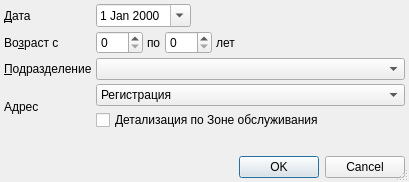
<?xml version="1.0" encoding="UTF-8"?>
<ui version="4.0">
 <class>PopulationStructureSetupDialog</class>
 <widget class="QDialog" name="PopulationStructureSetupDialog">
  <property name="windowModality">
   <enum>Qt::ApplicationModal</enum>
  </property>
  <property name="geometry">
   <rect>
    <x>0</x>
    <y>0</y>
    <width>409</width>
    <height>182</height>
   </rect>
  </property>
  <property name="windowTitle">
   <string>параметры отчёта</string>
  </property>
  <property name="sizeGripEnabled">
   <bool>true</bool>
  </property>
  <layout class="QGridLayout">
   <property name="margin">
    <number>4</number>
   </property>
   <property name="spacing">
    <number>4</number>
   </property>
   <item row="0" column="0">
    <widget class="QLabel" name="lblEndDate">
     <property name="text">
      <string>&amp;Дата</string>
     </property>
     <property name="buddy">
      <cstring>edtEndDate</cstring>
     </property>
    </widget>
   </item>
   <item row="0" column="1">
    <widget class="CDateEdit" name="edtEndDate">
     <property name="calendarPopup">
      <bool>true</bool>
     </property>
    </widget>
   </item>
   <item row="0" column="2">
    <spacer>
     <property name="orientation">
      <enum>Qt::Horizontal</enum>
     </property>
     <property name="sizeHint" stdset="0">
      <size>
       <width>61</width>
       <height>20</height>
      </size>
     </property>
    </spacer>
   </item>
   <item row="1" column="0">
    <widget class="QLabel" name="lblAge">
     <property name="text">
      <string>Во&amp;зраст с</string>
     </property>
     <property name="buddy">
      <cstring>edtAgeFrom</cstring>
     </property>
    </widget>
   </item>
   <item row="1" column="1" colspan="2">
    <widget class="QFrame" name="frmAge">
     <property name="frameShape">
      <enum>QFrame::NoFrame</enum>
     </property>
     <property name="frameShadow">
      <enum>QFrame::Raised</enum>
     </property>
     <layout class="QHBoxLayout">
      <property name="spacing">
       <number>4</number>
      </property>
      <property name="margin">
       <number>0</number>
      </property>
      <item>
       <widget class="QSpinBox" name="edtAgeFrom">
        <property name="sizePolicy">
         <sizepolicy hsizetype="Preferred" vsizetype="Fixed">
          <horstretch>0</horstretch>
          <verstretch>0</verstretch>
         </sizepolicy>
        </property>
        <property name="maximum">
         <number>150</number>
        </property>
       </widget>
      </item>
      <item>
       <widget class="QLabel" name="lblAgeTo">
        <property name="text">
         <string>по</string>
        </property>
        <property name="buddy">
         <cstring>edtAgeTo</cstring>
        </property>
       </widget>
      </item>
      <item>
       <widget class="QSpinBox" name="edtAgeTo">
        <property name="sizePolicy">
         <sizepolicy hsizetype="Preferred" vsizetype="Fixed">
          <horstretch>0</horstretch>
          <verstretch>0</verstretch>
         </sizepolicy>
        </property>
        <property name="maximum">
         <number>150</number>
        </property>
       </widget>
      </item>
      <item>
       <widget class="QLabel" name="lblAgeYears">
        <property name="text">
         <string>лет</string>
        </property>
        <property name="buddy">
         <cstring>edtAgeTo</cstring>
        </property>
       </widget>
      </item>
      <item>
       <spacer>
        <property name="orientation">
         <enum>Qt::Horizontal</enum>
        </property>
        <property name="sizeHint" stdset="0">
         <size>
          <width>21</width>
          <height>20</height>
         </size>
        </property>
       </spacer>
      </item>
     </layout>
    </widget>
   </item>
   <item row="2" column="0">
    <widget class="QLabel" name="lblOrgStructure">
     <property name="text">
      <string>&amp;Подразделение</string>
     </property>
     <property name="buddy">
      <cstring>cmbOrgStructure</cstring>
     </property>
    </widget>
   </item>
   <item row="2" column="1" colspan="2">
    <widget class="COrgStructureComboBox" name="cmbOrgStructure"/>
   </item>
   <item row="5" column="0">
    <spacer>
     <property name="orientation">
      <enum>Qt::Vertical</enum>
     </property>
     <property name="sizeHint" stdset="0">
      <size>
       <width>80</width>
       <height>21</height>
      </size>
     </property>
    </spacer>
   </item>
   <item row="6" column="0" colspan="3">
    <widget class="QDialogButtonBox" name="buttonBox">
     <property name="orientation">
      <enum>Qt::Horizontal</enum>
     </property>
     <property name="standardButtons">
      <set>QDialogButtonBox::Cancel|QDialogButtonBox::Ok</set>
     </property>
    </widget>
   </item>
   <item row="3" column="0" rowspan="2">
    <widget class="QLabel" name="lblAddressOrgStructureType">
     <property name="text">
      <string>Адрес</string>
     </property>
     <property name="buddy">
      <cstring>cmbAddressOrgStructureType</cstring>
     </property>
    </widget>
   </item>
   <item row="3" column="1" colspan="2">
    <widget class="QComboBox" name="cmbAddressOrgStructureType">
     <property name="enabled">
      <bool>true</bool>
     </property>
     <property name="sizePolicy">
      <sizepolicy hsizetype="Expanding" vsizetype="Fixed">
       <horstretch>0</horstretch>
       <verstretch>0</verstretch>
      </sizepolicy>
     </property>
     <item>
      <property name="text">
       <string>Регистрация</string>
      </property>
     </item>
     <item>
      <property name="text">
       <string>Проживание</string>
      </property>
     </item>
     <item>
      <property name="text">
       <string>Регистрация или проживание</string>
      </property>
     </item>
     <item>
      <property name="text">
       <string>Прикрепление</string>
      </property>
     </item>
     <item>
      <property name="text">
       <string>Регистрация или прикрепление</string>
      </property>
     </item>
     <item>
      <property name="text">
       <string>Проживание или прикрепление</string>
      </property>
     </item>
     <item>
      <property name="text">
       <string>Регистрация, проживание или прикрепление</string>
      </property>
     </item>
    </widget>
   </item>
   <item row="4" column="1" colspan="2">
    <widget class="QCheckBox" name="chkServiceAreaDetail">
     <property name="text">
      <string>Детализация по Зоне обслуживания</string>
     </property>
    </widget>
   </item>
  </layout>
 </widget>
 <customwidgets>
  <customwidget>
   <class>CDateEdit</class>
   <extends>QDateEdit</extends>
   <header>library/DateEdit</header>
  </customwidget>
  <customwidget>
   <class>COrgStructureComboBox</class>
   <extends>QComboBox</extends>
   <header>Orgs/OrgStructComboBoxes.h</header>
  </customwidget>
 </customwidgets>
 <tabstops>
  <tabstop>edtEndDate</tabstop>
  <tabstop>edtAgeFrom</tabstop>
  <tabstop>edtAgeTo</tabstop>
  <tabstop>cmbOrgStructure</tabstop>
  <tabstop>cmbAddressOrgStructureType</tabstop>
  <tabstop>buttonBox</tabstop>
 </tabstops>
 <resources/>
 <connections>
  <connection>
   <sender>buttonBox</sender>
   <signal>accepted()</signal>
   <receiver>PopulationStructureSetupDialog</receiver>
   <slot>accept()</slot>
   <hints>
    <hint type="sourcelabel">
     <x>116</x>
     <y>139</y>
    </hint>
    <hint type="destinationlabel">
     <x>102</x>
     <y>90</y>
    </hint>
   </hints>
  </connection>
  <connection>
   <sender>buttonBox</sender>
   <signal>rejected()</signal>
   <receiver>PopulationStructureSetupDialog</receiver>
   <slot>reject()</slot>
   <hints>
    <hint type="sourcelabel">
     <x>229</x>
     <y>139</y>
    </hint>
    <hint type="destinationlabel">
     <x>236</x>
     <y>76</y>
    </hint>
   </hints>
  </connection>
 </connections>
</ui>
